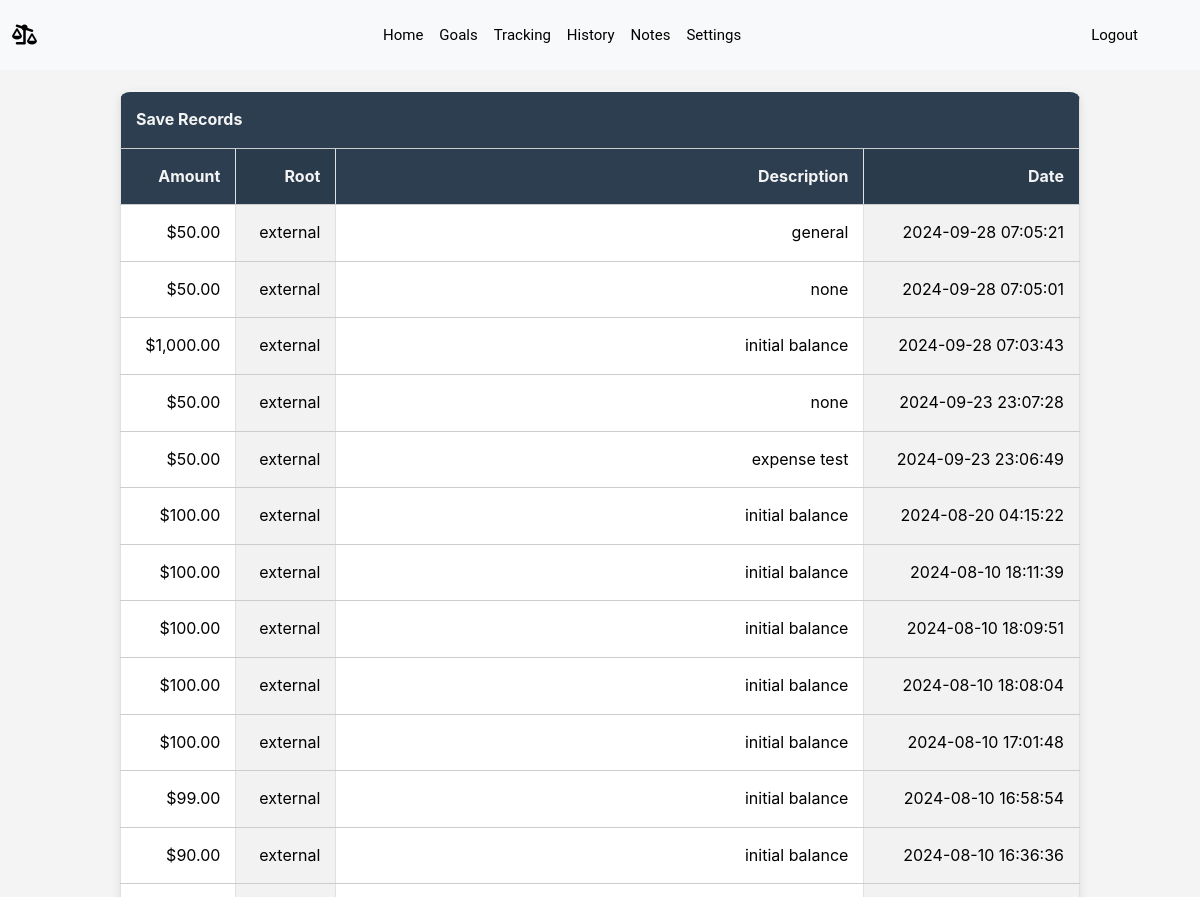
The app's page /save_history (signed in, upper part), older data.
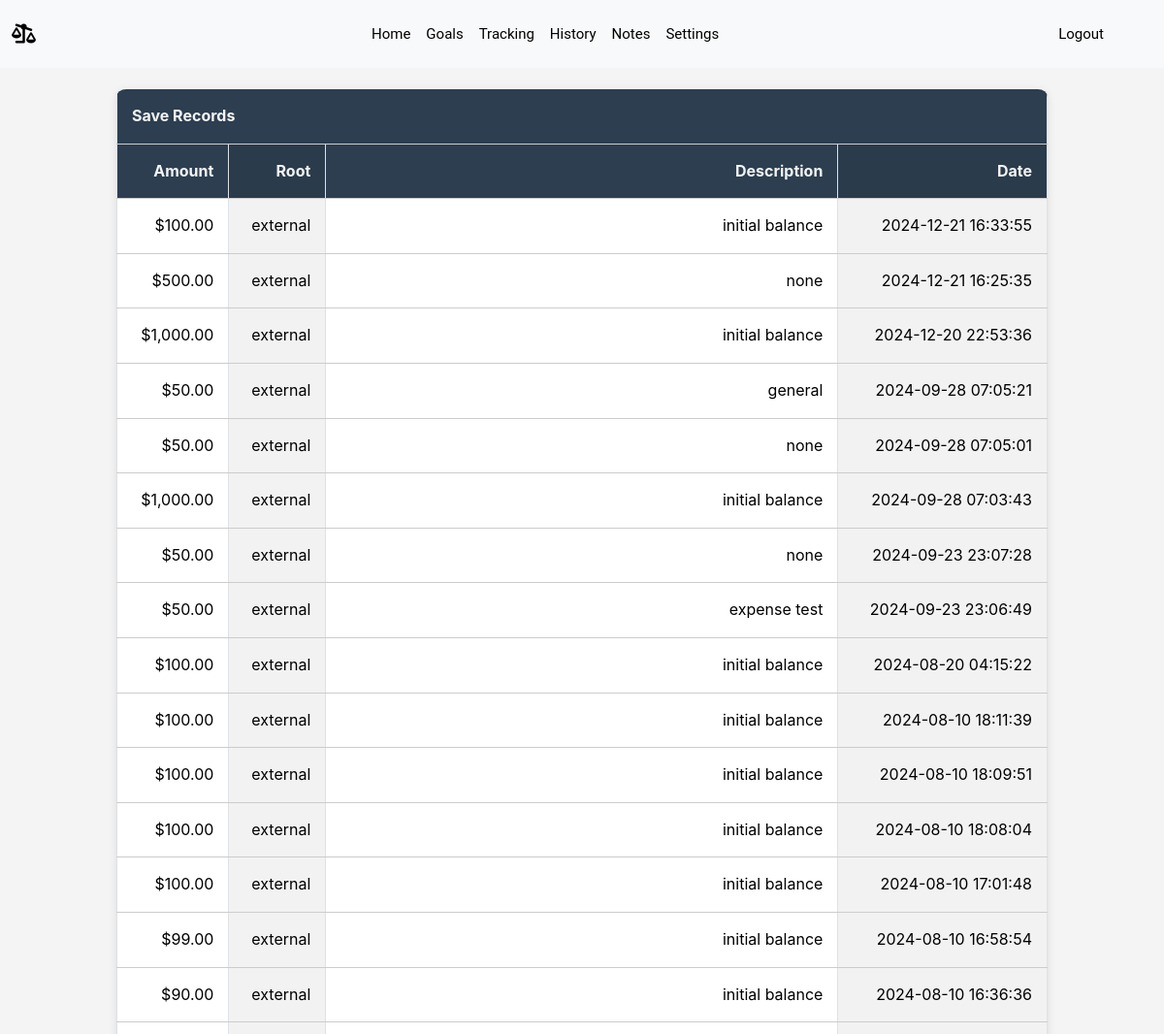
The same page, newer data.
### models.py (models this page shows)
class Save(db.Model):
    id = db.Column(db.Integer, primary_key=True)
    user_id = db.Column(db.Integer, db.ForeignKey('user.id'), nullable=False)
    amount = db.Column(db.Numeric(precision=10, scale=2), nullable=False, default="0")
    description = db.Column(db.String(200))
    root = db.Column(db.String(120), nullable=False)
    tag = db.Column(db.String(30))
    timestamp = db.Column(db.DateTime, nullable=False, default=db.func.current_timestamp())

### app.py (the view)
@app.route('/save_history', methods=["GET", "POST"])
@login_required
def save_history():
    save_records = Save.query.all()
    save_records_data = []
    for record in save_records:
        save_records_data.append({
            "tag": record.tag,
            "amount": record.amount,
            "root": record.root,
            "description": record.description,
            "timestamp": record.timestamp
        })
    return render_template("save_history.html", save_records_data=save_records_data)

### helpers.py (called while the page is built)
def login_required(f):
    @wraps(f)
    def decorated_function(*args, **kwargs):
        if session.get("user_id") is None:
            return redirect("/login")
        return f(*args, **kwargs)
    return decorated_function

def usd(value):
    if not value:
        value = 0
    if value < 0:
        return "-${:,.2f}".format(abs(value))
    else:
        return "${:,.2f}".format(value)

### templates/save_history.html
{% extends "layout.html" %}
{% block body %}
<main>
    {% set reversed_save = save_records_data|reverse %}
        <table class="table table-group-divider table-bordered table-striped-columns">
            <thead>
                <th colspan="4" class="text-start center">Save Records</th>
            </thead>
            <tbody>
                <tr>
                    <th class="text-end">Amount</th>
                    <th class="text-end">Root</th>
                    <th class="text-end">Description</th>
                    <th class="text-end">Date</th>
                </tr>
                {% for record in reversed_save %}
                    <tr>
                        <td class="text-end">{{ record.amount|usd }}</td>
                        <td class="text-end">{{ record.root }}</td>
                        <td class="text-end">{{ record.description }}</td>
                        <td class="text-end">{{ record.timestamp }}</td>
                    </tr>
                {% endfor %}
            </tbody>
        </table>
    </main>
    {% endblock %}

Row changes from the older to the newer data that the page shows:
added Save: amount "$100.00", root "external", description "initial balance", timestamp "2024-12-21 16:33:55"
added Save: amount "$500.00", root "external", description "none", timestamp "2024-12-21 16:25:35"
added Save: amount "$1,000.00", root "external", description "initial balance", timestamp "2024-12-20 22:53:36"
